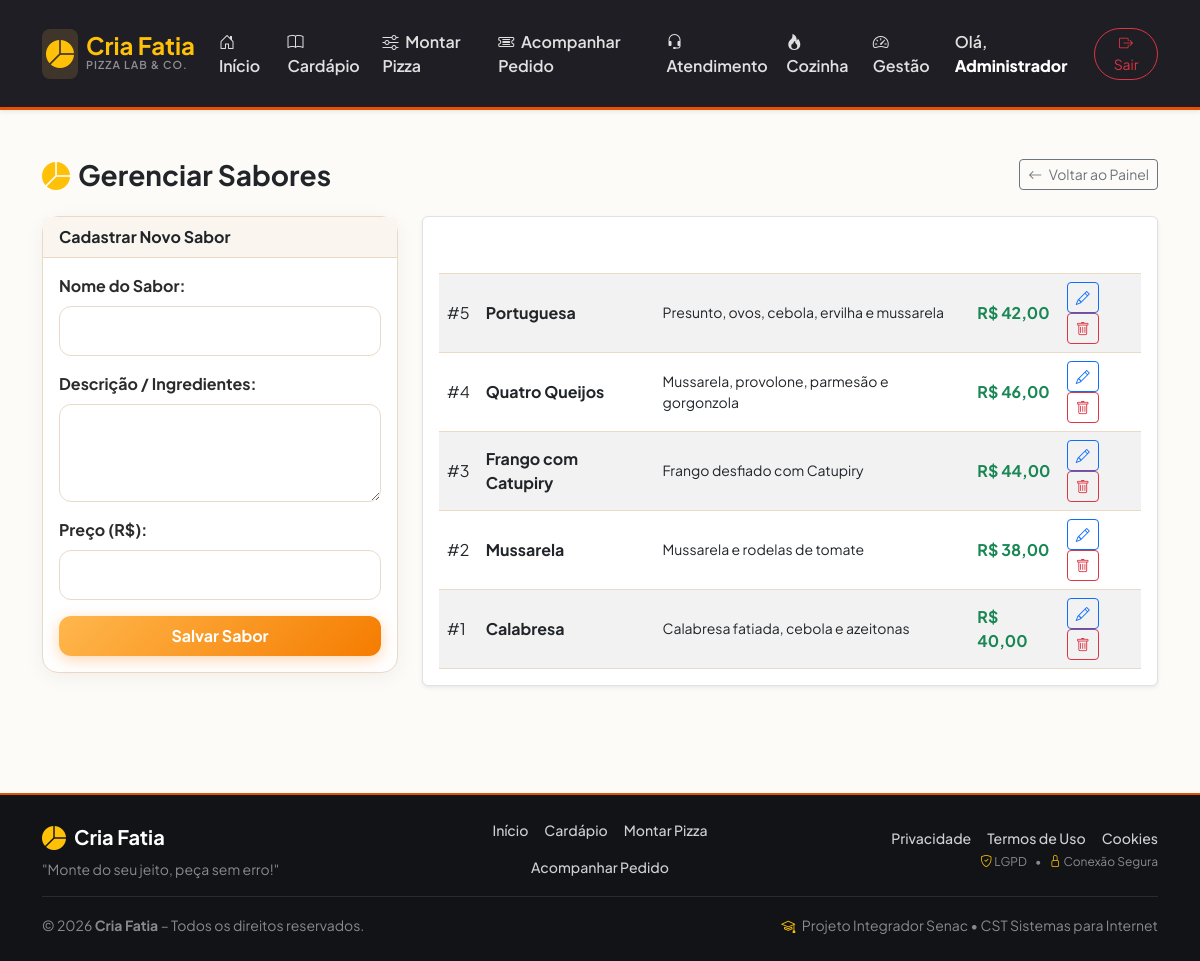
/cria-fatia/admin/sabores.php (signed in), run on the app's committed database.
### tables this page shows
CREATE TABLE `sabores` (
  `id` int unsigned NOT NULL AUTO_INCREMENT,
  `nome` varchar(100) NOT NULL,
  `descricao` text,
  `preco` decimal(10,2) NOT NULL DEFAULT '0.00',
  `imagem` varchar(255) DEFAULT NULL,
  `disponivel` tinyint(1) NOT NULL DEFAULT '1',
  `criado_em` datetime NOT NULL DEFAULT CURRENT_TIMESTAMP,
  `atualizado_em` datetime DEFAULT NULL ON UPDATE CURRENT_TIMESTAMP,
  PRIMARY KEY (`id`),
  KEY `idx_sabores_disponivel` (`disponivel`),
  KEY `idx_sabores_nome` (`nome`)
);

### cria-fatia/includes/funcoes.php (called while the page is built, shortened)
<?php
function gerarCsrfToken() {
    return $_SESSION['csrf_token'];
}

### cria-fatia/admin/sabores.php (the view, shortened to what this page needs)
<?php
require_once __DIR__ . '/../includes/header.php';
require_once __DIR__ . '/../config/conexao.php';
$saborEditar = null;
$sabores = $pdo->query("SELECT * FROM sabores ORDER BY id DESC")->fetchAll();
$token = gerarCsrfToken();
?>
<div class="d-flex justify-content-between align-items-center mb-4">
    <h3 class="fw-bold mb-0"><i class="bi bi-pie-chart-fill me-2 text-warning"></i>Gerenciar Sabores</h3>
    <a href="dashboard.php" class="btn btn-outline-secondary btn-sm"><i class="bi bi-arrow-left me-1"></i> Voltar ao Painel</a>
</div>
<div class="row">
    <div class="col-md-4 mb-4">
        <div class="card shadow-sm border-0">
            <div class="card-header bg-dark text-white fw-bold">
                <?php echo $saborEditar ? 'Editar Sabor' : 'Cadastrar Novo Sabor'; ?>
            </div>
            <div class="card-body">
                <form action="sabores.php" method="POST">
                    <div class="mb-3">
                        <label class="form-label fw-bold">Nome do Sabor:</label>
                        <input type="text" name="nome" class="form-control" value="<?php echo $saborEditar ? htmlspecialchars($saborEditar['nome']) : ''; ?>" required>
                    </div>
                    <div class="mb-3">
                        <label class="form-label fw-bold">Descrição / Ingredientes:</label>
                        <textarea name="descricao" class="form-control" rows="3" required><?php echo $saborEditar ? htmlspecialchars($saborEditar['descricao']) : ''; ?></textarea>
                    </div>
                    <div class="mb-3">
                        <label class="form-label fw-bold">Preço (R$):</label>
                        <input type="number" step="0.01" name="preco" class="form-control" value="<?php echo $saborEditar ? $saborEditar['preco'] : ''; ?>" required>
                    </div>
                    <button type="submit" class="btn btn-warning w-100 fw-bold py-2">
                        <?php echo $saborEditar ? 'Atualizar Sabor' : 'Salvar Sabor'; ?>
                    </button>
                </form>
            </div>
        </div>
    </div>
    <div class="col-md-8">
        <div class="table-responsive bg-white rounded shadow-sm p-3 border">
            <table class="table table-striped align-middle mb-0">
                <thead class="table-dark">
                    <tr>
                        <th>ID</th>
                        <th>Nome</th>
                        <th>Descrição</th>
                        <th>Preço</th>
                        <th>Ações</th>
                    </tr>
                </thead>
                <tbody>
                    <?php foreach($sabores as $s): ?>
                        <tr>
                            <td>#<?php echo $s['id']; ?></td>
                            <td><strong><?php echo htmlspecialchars($s['nome']); ?></strong></td>
                            <td class="small"><?php echo htmlspecialchars($s['descricao']); ?></td>
                            <td class="fw-bold text-success">R$ <?php echo number_format($s['preco'], 2, ',', '.'); ?></td>
                            <td>
                                <a href="sabores.php?editar=<?php echo $s['id']; ?>" class="btn btn-sm btn-outline-primary"><i class="bi bi-pencil"></i></a>
                                <a href="sabores.php?excluir=<?php echo $s['id']; ?>&csrf_token=<?php echo $token; ?>" class="btn btn-sm btn-outline-danger" onclick="return confirm('Tem certeza que deseja excluir este sabor?');"><i class="bi bi-trash"></i></a>
                            </td>
                        </tr>
                    <?php endforeach; ?>
                </tbody>
            </table>
        </div>
    </div>
</div>
<?php require_once __DIR__ . '/../includes/footer.php'; ?>

### cria-fatia/assets/css/style.css (style rules this page uses)
:root { --primary: #e65100; --primary-hover: #f57c00; --accent: #ffb74d; --dark-bg: #1e1e24; --light-bg: #fdfbf7; --card-bg: #ffffff; --card-border: #ebd9c8; --text-main: #2b2b2b; --text-heading: #212529; --text-muted: #6c757d; --header-bg: #faf5ee; --navbar-bg: #1e1e24; --navbar-border: #e65100; --radius-sm: 12px; --radius-md: 16px; --shadow-sm: 0 4px 20px rgba(0, 0, 0, 0.05); --shadow-lg: 0 10px 30px rgba(230, 81, 0, 0.12); }
body { font-family: 'Plus Jakarta Sans', sans-serif; background-color: var(--light-bg); color: var(--text-main); min-height: 100vh; display: flex; flex-direction: column; }
h1, h2, h3, h4, h5, h6 { color: var(--text-heading) !important; }
.card { background-color: var(--card-bg) !important; border: 1px solid var(--card-border) !important; color: var(--text-main) !important; border-radius: var(--radius-md) !important; box-shadow: var(--shadow-sm) !important; }
.card-header { background-color: var(--header-bg) !important; border-bottom: 1px solid var(--card-border) !important; font-weight: 700; color: var(--text-heading) !important; }
.form-control, .form-select { background-color: var(--card-bg) !important; border: 1px solid var(--card-border) !important; color: var(--text-main) !important; border-radius: var(--radius-sm) !important; padding: 0.75rem 1.25rem; font-weight: 500; }
.table { color: var(--text-main) !important; border-color: var(--card-border) !important; }
.table th, .table td { background-color: transparent !important; border-color: var(--card-border) !important; }
.btn-warning { background: linear-gradient(135deg, #ffb74d 0%, #f57c00 100%) !important; border: none !important; color: #ffffff !important; font-weight: 700; border-radius: var(--radius-sm) !important; box-shadow: 0 4px 15px rgba(245, 124, 0, 0.3); transition: all 0.2s ease; }

### data on the page
sabores: id "5", nome "Portuguesa", descricao "Presunto, ovos, cebola, ervilha e mussarela", preco "42,00"
sabores: id "4", nome "Quatro Queijos", descricao "Mussarela, provolone, parmesão e gorgonzola", preco "46,00"
sabores: id "3", nome "Frango com Catupiry", descricao "Frango desfiado com Catupiry", preco "44,00"
sabores: id "2", nome "Mussarela", descricao "Mussarela e rodelas de tomate", preco "38,00"
sabores: id "1", nome "Calabresa", descricao "Calabresa fatiada, cebola e azeitonas", preco "40,00"

### other printed values
$_SESSION['usuario_nome'] "Administrador"
